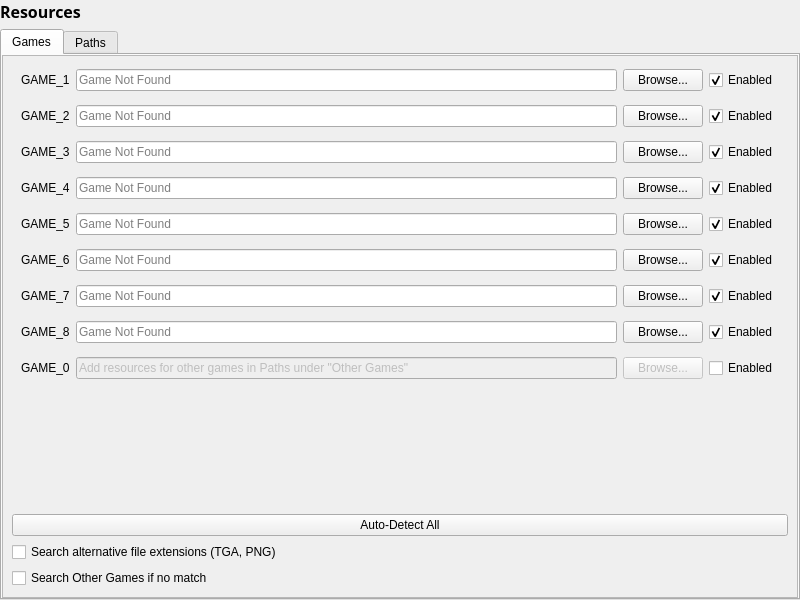
<?xml version="1.0" encoding="UTF-8"?>
<ui version="4.0">
 <class>SettingsResources</class>
 <widget class="QWidget" name="SettingsResources">
  <property name="geometry">
   <rect>
    <x>0</x>
    <y>0</y>
    <width>800</width>
    <height>600</height>
   </rect>
  </property>
  <property name="sizePolicy">
   <sizepolicy hsizetype="MinimumExpanding" vsizetype="MinimumExpanding">
    <horstretch>0</horstretch>
    <verstretch>0</verstretch>
   </sizepolicy>
  </property>
  <property name="windowTitle">
   <string>Form</string>
  </property>
  <layout class="QVBoxLayout" name="verticalLayout_4">
   <property name="leftMargin">
    <number>0</number>
   </property>
   <property name="topMargin">
    <number>0</number>
   </property>
   <property name="rightMargin">
    <number>0</number>
   </property>
   <property name="bottomMargin">
    <number>0</number>
   </property>
   <item>
    <widget class="QLabel" name="name">
     <property name="font">
      <font>
       <family>Segoe UI Semibold</family>
       <pointsize>12</pointsize>
       <bold>true</bold>
      </font>
     </property>
     <property name="text">
      <string>Resources</string>
     </property>
    </widget>
   </item>
   <item>
    <widget class="QTabWidget" name="resources">
     <property name="sizePolicy">
      <sizepolicy hsizetype="Expanding" vsizetype="Expanding">
       <horstretch>0</horstretch>
       <verstretch>0</verstretch>
      </sizepolicy>
     </property>
     <property name="currentIndex">
      <number>0</number>
     </property>
     <widget class="QWidget" name="resourcesGames">
      <attribute name="title">
       <string>Games</string>
      </attribute>
      <layout class="QVBoxLayout" name="verticalLayout">
       <property name="spacing">
        <number>0</number>
       </property>
       <property name="leftMargin">
        <number>0</number>
       </property>
       <property name="topMargin">
        <number>0</number>
       </property>
       <property name="rightMargin">
        <number>0</number>
       </property>
       <property name="bottomMargin">
        <number>0</number>
       </property>
       <item>
        <widget class="QScrollArea" name="scrollArea">
         <property name="widgetResizable">
          <bool>true</bool>
         </property>
         <widget class="QWidget" name="scrollAreaWidgetContents">
          <property name="geometry">
           <rect>
            <x>0</x>
            <y>0</y>
            <width>792</width>
            <height>541</height>
           </rect>
          </property>
          <layout class="QVBoxLayout" name="verticalLayout_7">
           <item>
            <widget class="QFrame" name="frameGame1">
             <property name="sizePolicy">
              <sizepolicy hsizetype="Preferred" vsizetype="Maximum">
               <horstretch>0</horstretch>
               <verstretch>0</verstretch>
              </sizepolicy>
             </property>
             <property name="frameShape">
              <enum>QFrame::NoFrame</enum>
             </property>
             <property name="frameShadow">
              <enum>QFrame::Plain</enum>
             </property>
             <layout class="QHBoxLayout" name="horizontalLayout_3">
              <property name="topMargin">
               <number>4</number>
              </property>
              <property name="bottomMargin">
               <number>4</number>
              </property>
              <item>
               <widget class="QLabel" name="lblGame1">
                <property name="sizePolicy">
                 <sizepolicy hsizetype="Maximum" vsizetype="Preferred">
                  <horstretch>0</horstretch>
                  <verstretch>0</verstretch>
                 </sizepolicy>
                </property>
                <property name="text">
                 <string>GAME_1</string>
                </property>
                <property name="buddy">
                 <cstring>edtGame1</cstring>
                </property>
               </widget>
              </item>
              <item>
               <widget class="QLineEdit" name="edtGame1">
                <property name="sizePolicy">
                 <sizepolicy hsizetype="Expanding" vsizetype="Fixed">
                  <horstretch>0</horstretch>
                  <verstretch>0</verstretch>
                 </sizepolicy>
                </property>
                <property name="readOnly">
                 <bool>true</bool>
                </property>
                <property name="placeholderText">
                 <string>Game Not Found</string>
                </property>
               </widget>
              </item>
              <item>
               <widget class="QPushButton" name="btnBrowse1">
                <property name="sizePolicy">
                 <sizepolicy hsizetype="Maximum" vsizetype="Fixed">
                  <horstretch>0</horstretch>
                  <verstretch>0</verstretch>
                 </sizepolicy>
                </property>
                <property name="text">
                 <string>Browse...</string>
                </property>
               </widget>
              </item>
              <item>
               <widget class="QCheckBox" name="chkGame1">
                <property name="text">
                 <string>Enabled</string>
                </property>
                <property name="checked">
                 <bool>true</bool>
                </property>
               </widget>
              </item>
             </layout>
            </widget>
           </item>
           <item>
            <widget class="QFrame" name="frameGame2">
             <property name="sizePolicy">
              <sizepolicy hsizetype="Preferred" vsizetype="Maximum">
               <horstretch>0</horstretch>
               <verstretch>0</verstretch>
              </sizepolicy>
             </property>
             <property name="frameShape">
              <enum>QFrame::NoFrame</enum>
             </property>
             <property name="frameShadow">
              <enum>QFrame::Plain</enum>
             </property>
             <layout class="QHBoxLayout" name="horizontalLayout_4">
              <property name="topMargin">
               <number>4</number>
              </property>
              <property name="bottomMargin">
               <number>4</number>
              </property>
              <item>
               <widget class="QLabel" name="lblGame2">
                <property name="sizePolicy">
                 <sizepolicy hsizetype="Maximum" vsizetype="Preferred">
                  <horstretch>0</horstretch>
                  <verstretch>0</verstretch>
                 </sizepolicy>
                </property>
                <property name="text">
                 <string>GAME_2</string>
                </property>
                <property name="buddy">
                 <cstring>edtGame2</cstring>
                </property>
               </widget>
              </item>
              <item>
               <widget class="QLineEdit" name="edtGame2">
                <property name="sizePolicy">
                 <sizepolicy hsizetype="Expanding" vsizetype="Fixed">
                  <horstretch>0</horstretch>
                  <verstretch>0</verstretch>
                 </sizepolicy>
                </property>
                <property name="readOnly">
                 <bool>true</bool>
                </property>
                <property name="placeholderText">
                 <string>Game Not Found</string>
                </property>
               </widget>
              </item>
              <item>
               <widget class="QPushButton" name="btnBrowse2">
                <property name="sizePolicy">
                 <sizepolicy hsizetype="Maximum" vsizetype="Fixed">
                  <horstretch>0</horstretch>
                  <verstretch>0</verstretch>
                 </sizepolicy>
                </property>
                <property name="text">
                 <string>Browse...</string>
                </property>
               </widget>
              </item>
              <item>
               <widget class="QCheckBox" name="chkGame2">
                <property name="text">
                 <string>Enabled</string>
                </property>
                <property name="checked">
                 <bool>true</bool>
                </property>
               </widget>
              </item>
             </layout>
            </widget>
           </item>
           <item>
            <widget class="QFrame" name="frameGame3">
             <property name="sizePolicy">
              <sizepolicy hsizetype="Preferred" vsizetype="Maximum">
               <horstretch>0</horstretch>
               <verstretch>0</verstretch>
              </sizepolicy>
             </property>
             <property name="frameShape">
              <enum>QFrame::NoFrame</enum>
             </property>
             <property name="frameShadow">
              <enum>QFrame::Plain</enum>
             </property>
             <layout class="QHBoxLayout" name="horizontalLayout_5">
              <property name="topMargin">
               <number>4</number>
              </property>
              <property name="bottomMargin">
               <number>4</number>
              </property>
              <item>
               <widget class="QLabel" name="lblGame3">
                <property name="sizePolicy">
                 <sizepolicy hsizetype="Maximum" vsizetype="Preferred">
                  <horstretch>0</horstretch>
                  <verstretch>0</verstretch>
                 </sizepolicy>
                </property>
                <property name="text">
                 <string>GAME_3</string>
                </property>
                <property name="buddy">
                 <cstring>edtGame3</cstring>
                </property>
               </widget>
              </item>
              <item>
               <widget class="QLineEdit" name="edtGame3">
                <property name="sizePolicy">
                 <sizepolicy hsizetype="Expanding" vsizetype="Fixed">
                  <horstretch>0</horstretch>
                  <verstretch>0</verstretch>
                 </sizepolicy>
                </property>
                <property name="readOnly">
                 <bool>true</bool>
                </property>
                <property name="placeholderText">
                 <string>Game Not Found</string>
                </property>
               </widget>
              </item>
              <item>
               <widget class="QPushButton" name="btnBrowse3">
                <property name="sizePolicy">
                 <sizepolicy hsizetype="Maximum" vsizetype="Fixed">
                  <horstretch>0</horstretch>
                  <verstretch>0</verstretch>
                 </sizepolicy>
                </property>
                <property name="text">
                 <string>Browse...</string>
                </property>
               </widget>
              </item>
              <item>
               <widget class="QCheckBox" name="chkGame3">
                <property name="text">
                 <string>Enabled</string>
                </property>
                <property name="checked">
                 <bool>true</bool>
                </property>
               </widget>
              </item>
             </layout>
            </widget>
           </item>
           <item>
            <widget class="QFrame" name="frameGame4">
             <property name="sizePolicy">
              <sizepolicy hsizetype="Preferred" vsizetype="Maximum">
               <horstretch>0</horstretch>
               <verstretch>0</verstretch>
              </sizepolicy>
             </property>
             <property name="frameShape">
              <enum>QFrame::NoFrame</enum>
             </property>
             <property name="frameShadow">
              <enum>QFrame::Plain</enum>
             </property>
             <layout class="QHBoxLayout" name="horizontalLayout_6">
              <property name="topMargin">
               <number>4</number>
              </property>
              <property name="bottomMargin">
               <number>4</number>
              </property>
              <item>
               <widget class="QLabel" name="lblGame4">
                <property name="sizePolicy">
                 <sizepolicy hsizetype="Maximum" vsizetype="Preferred">
                  <horstretch>0</horstretch>
                  <verstretch>0</verstretch>
                 </sizepolicy>
                </property>
                <property name="text">
                 <string>GAME_4</string>
                </property>
                <property name="buddy">
                 <cstring>edtGame4</cstring>
                </property>
               </widget>
              </item>
              <item>
               <widget class="QLineEdit" name="edtGame4">
                <property name="sizePolicy">
                 <sizepolicy hsizetype="Expanding" vsizetype="Fixed">
                  <horstretch>0</horstretch>
                  <verstretch>0</verstretch>
                 </sizepolicy>
                </property>
                <property name="readOnly">
                 <bool>true</bool>
                </property>
                <property name="placeholderText">
                 <string>Game Not Found</string>
                </property>
               </widget>
              </item>
              <item>
               <widget class="QPushButton" name="btnBrowse4">
                <property name="sizePolicy">
                 <sizepolicy hsizetype="Maximum" vsizetype="Fixed">
                  <horstretch>0</horstretch>
                  <verstretch>0</verstretch>
                 </sizepolicy>
                </property>
                <property name="text">
                 <string>Browse...</string>
                </property>
               </widget>
              </item>
              <item>
               <widget class="QCheckBox" name="chkGame4">
                <property name="text">
                 <string>Enabled</string>
                </property>
                <property name="checked">
                 <bool>true</bool>
                </property>
               </widget>
              </item>
             </layout>
            </widget>
           </item>
           <item>
            <widget class="QFrame" name="frameGame5">
             <property name="sizePolicy">
              <sizepolicy hsizetype="Preferred" vsizetype="Maximum">
               <horstretch>0</horstretch>
               <verstretch>0</verstretch>
              </sizepolicy>
             </property>
             <property name="frameShape">
              <enum>QFrame::NoFrame</enum>
             </property>
             <property name="frameShadow">
              <enum>QFrame::Plain</enum>
             </property>
             <layout class="QHBoxLayout" name="horizontalLayout_7">
              <property name="topMargin">
               <number>4</number>
              </property>
              <property name="bottomMargin">
               <number>4</number>
              </property>
              <item>
               <widget class="QLabel" name="lblGame5">
                <property name="sizePolicy">
                 <sizepolicy hsizetype="Maximum" vsizetype="Preferred">
                  <horstretch>0</horstretch>
                  <verstretch>0</verstretch>
                 </sizepolicy>
                </property>
                <property name="text">
                 <string>GAME_5</string>
                </property>
                <property name="buddy">
                 <cstring>edtGame5</cstring>
                </property>
               </widget>
              </item>
              <item>
               <widget class="QLineEdit" name="edtGame5">
                <property name="sizePolicy">
                 <sizepolicy hsizetype="Expanding" vsizetype="Fixed">
                  <horstretch>0</horstretch>
                  <verstretch>0</verstretch>
                 </sizepolicy>
                </property>
                <property name="readOnly">
                 <bool>true</bool>
                </property>
                <property name="placeholderText">
                 <string>Game Not Found</string>
                </property>
               </widget>
              </item>
              <item>
               <widget class="QPushButton" name="btnBrowse5">
                <property name="sizePolicy">
                 <sizepolicy hsizetype="Maximum" vsizetype="Fixed">
                  <horstretch>0</horstretch>
                  <verstretch>0</verstretch>
                 </sizepolicy>
                </property>
                <property name="text">
                 <string>Browse...</string>
                </property>
               </widget>
              </item>
              <item>
               <widget class="QCheckBox" name="chkGame5">
                <property name="text">
                 <string>Enabled</string>
                </property>
                <property name="checked">
                 <bool>true</bool>
                </property>
               </widget>
              </item>
             </layout>
            </widget>
           </item>
           <item>
            <widget class="QFrame" name="frameGame6">
             <property name="sizePolicy">
              <sizepolicy hsizetype="Preferred" vsizetype="Maximum">
               <horstretch>0</horstretch>
               <verstretch>0</verstretch>
              </sizepolicy>
             </property>
             <property name="frameShape">
              <enum>QFrame::NoFrame</enum>
             </property>
             <property name="frameShadow">
              <enum>QFrame::Plain</enum>
             </property>
             <layout class="QHBoxLayout" name="horizontalLayout_8">
              <property name="topMargin">
               <number>4</number>
              </property>
              <property name="bottomMargin">
               <number>4</number>
              </property>
              <item>
               <widget class="QLabel" name="lblGame6">
                <property name="sizePolicy">
                 <sizepolicy hsizetype="Maximum" vsizetype="Preferred">
                  <horstretch>0</horstretch>
                  <verstretch>0</verstretch>
                 </sizepolicy>
                </property>
                <property name="text">
                 <string>GAME_6</string>
                </property>
                <property name="buddy">
                 <cstring>edtGame6</cstring>
                </property>
               </widget>
              </item>
              <item>
               <widget class="QLineEdit" name="edtGame6">
                <property name="sizePolicy">
                 <sizepolicy hsizetype="Expanding" vsizetype="Fixed">
                  <horstretch>0</horstretch>
                  <verstretch>0</verstretch>
                 </sizepolicy>
                </property>
                <property name="readOnly">
                 <bool>true</bool>
                </property>
                <property name="placeholderText">
                 <string>Game Not Found</string>
                </property>
               </widget>
              </item>
              <item>
               <widget class="QPushButton" name="btnBrowse6">
                <property name="sizePolicy">
                 <sizepolicy hsizetype="Maximum" vsizetype="Fixed">
                  <horstretch>0</horstretch>
                  <verstretch>0</verstretch>
                 </sizepolicy>
                </property>
                <property name="text">
                 <string>Browse...</string>
                </property>
               </widget>
              </item>
              <item>
               <widget class="QCheckBox" name="chkGame6">
                <property name="text">
                 <string>Enabled</string>
                </property>
                <property name="checked">
                 <bool>true</bool>
                </property>
               </widget>
              </item>
             </layout>
            </widget>
           </item>
           <item>
            <widget class="QFrame" name="frameGame7">
             <property name="sizePolicy">
              <sizepolicy hsizetype="Preferred" vsizetype="Maximum">
               <horstretch>0</horstretch>
               <verstretch>0</verstretch>
              </sizepolicy>
             </property>
             <property name="frameShape">
              <enum>QFrame::NoFrame</enum>
             </property>
             <property name="frameShadow">
              <enum>QFrame::Plain</enum>
             </property>
             <layout class="QHBoxLayout" name="horizontalLayout_9">
              <property name="topMargin">
               <number>4</number>
              </property>
              <property name="bottomMargin">
               <number>4</number>
              </property>
              <item>
               <widget class="QLabel" name="lblGame7">
                <property name="sizePolicy">
                 <sizepolicy hsizetype="Maximum" vsizetype="Preferred">
                  <horstretch>0</horstretch>
                  <verstretch>0</verstretch>
                 </sizepolicy>
                </property>
                <property name="text">
                 <string>GAME_7</string>
                </property>
                <property name="buddy">
                 <cstring>edtGame7</cstring>
                </property>
               </widget>
              </item>
              <item>
               <widget class="QLineEdit" name="edtGame7">
                <property name="sizePolicy">
                 <sizepolicy hsizetype="Expanding" vsizetype="Fixed">
                  <horstretch>0</horstretch>
                  <verstretch>0</verstretch>
                 </sizepolicy>
                </property>
                <property name="readOnly">
                 <bool>true</bool>
                </property>
                <property name="placeholderText">
                 <string>Game Not Found</string>
                </property>
               </widget>
              </item>
              <item>
               <widget class="QPushButton" name="btnBrowse7">
                <property name="sizePolicy">
                 <sizepolicy hsizetype="Maximum" vsizetype="Fixed">
                  <horstretch>0</horstretch>
                  <verstretch>0</verstretch>
                 </sizepolicy>
                </property>
                <property name="text">
                 <string>Browse...</string>
                </property>
               </widget>
              </item>
              <item>
               <widget class="QCheckBox" name="chkGame7">
                <property name="text">
                 <string>Enabled</string>
                </property>
                <property name="checked">
                 <bool>true</bool>
                </property>
               </widget>
              </item>
             </layout>
            </widget>
           </item>
           <item>
            <widget class="QFrame" name="frameGame8">
             <property name="sizePolicy">
              <sizepolicy hsizetype="Preferred" vsizetype="Maximum">
               <horstretch>0</horstretch>
               <verstretch>0</verstretch>
              </sizepolicy>
             </property>
             <property name="frameShape">
              <enum>QFrame::NoFrame</enum>
             </property>
             <property name="frameShadow">
              <enum>QFrame::Plain</enum>
             </property>
             <layout class="QHBoxLayout" name="horizontalLayout_10">
              <property name="topMargin">
               <number>4</number>
              </property>
              <property name="bottomMargin">
               <number>4</number>
              </property>
              <item>
               <widget class="QLabel" name="lblGame8">
                <property name="sizePolicy">
                 <sizepolicy hsizetype="Maximum" vsizetype="Preferred">
                  <horstretch>0</horstretch>
                  <verstretch>0</verstretch>
                 </sizepolicy>
                </property>
                <property name="text">
                 <string>GAME_8</string>
                </property>
                <property name="buddy">
                 <cstring>edtGame8</cstring>
                </property>
               </widget>
              </item>
              <item>
               <widget class="QLineEdit" name="edtGame8">
                <property name="sizePolicy">
                 <sizepolicy hsizetype="Expanding" vsizetype="Fixed">
                  <horstretch>0</horstretch>
                  <verstretch>0</verstretch>
                 </sizepolicy>
                </property>
                <property name="readOnly">
                 <bool>true</bool>
                </property>
                <property name="placeholderText">
                 <string>Game Not Found</string>
                </property>
               </widget>
              </item>
              <item>
               <widget class="QPushButton" name="btnBrowse8">
                <property name="sizePolicy">
                 <sizepolicy hsizetype="Maximum" vsizetype="Fixed">
                  <horstretch>0</horstretch>
                  <verstretch>0</verstretch>
                 </sizepolicy>
                </property>
                <property name="text">
                 <string>Browse...</string>
                </property>
               </widget>
              </item>
              <item>
               <widget class="QCheckBox" name="chkGame8">
                <property name="text">
                 <string>Enabled</string>
                </property>
                <property name="checked">
                 <bool>true</bool>
                </property>
               </widget>
              </item>
             </layout>
            </widget>
           </item>
           <item>
            <widget class="QFrame" name="frameGame0">
             <property name="sizePolicy">
              <sizepolicy hsizetype="Preferred" vsizetype="Maximum">
               <horstretch>0</horstretch>
               <verstretch>0</verstretch>
              </sizepolicy>
             </property>
             <property name="frameShape">
              <enum>QFrame::NoFrame</enum>
             </property>
             <property name="frameShadow">
              <enum>QFrame::Plain</enum>
             </property>
             <layout class="QHBoxLayout" name="horizontalLayout_11">
              <property name="topMargin">
               <number>4</number>
              </property>
              <property name="bottomMargin">
               <number>4</number>
              </property>
              <item>
               <widget class="QLabel" name="lblGame0">
                <property name="sizePolicy">
                 <sizepolicy hsizetype="Maximum" vsizetype="Preferred">
                  <horstretch>0</horstretch>
                  <verstretch>0</verstretch>
                 </sizepolicy>
                </property>
                <property name="text">
                 <string>GAME_0</string>
                </property>
                <property name="buddy">
                 <cstring>edtGame0</cstring>
                </property>
               </widget>
              </item>
              <item>
               <widget class="QLineEdit" name="edtGame0">
                <property name="enabled">
                 <bool>false</bool>
                </property>
                <property name="sizePolicy">
                 <sizepolicy hsizetype="Expanding" vsizetype="Fixed">
                  <horstretch>0</horstretch>
                  <verstretch>0</verstretch>
                 </sizepolicy>
                </property>
                <property name="text">
                 <string>Add resources for other games in Paths under &quot;Other Games&quot;</string>
                </property>
                <property name="placeholderText">
                 <string/>
                </property>
               </widget>
              </item>
              <item>
               <widget class="QPushButton" name="btnBrowse0">
                <property name="enabled">
                 <bool>false</bool>
                </property>
                <property name="sizePolicy">
                 <sizepolicy hsizetype="Maximum" vsizetype="Fixed">
                  <horstretch>0</horstretch>
                  <verstretch>0</verstretch>
                 </sizepolicy>
                </property>
                <property name="text">
                 <string>Browse...</string>
                </property>
               </widget>
              </item>
              <item>
               <widget class="QCheckBox" name="chkGame0">
                <property name="text">
                 <string>Enabled</string>
                </property>
               </widget>
              </item>
             </layout>
            </widget>
           </item>
           <item>
            <spacer name="verticalSpacer_3">
             <property name="orientation">
              <enum>Qt::Vertical</enum>
             </property>
             <property name="sizeHint" stdset="0">
              <size>
               <width>0</width>
               <height>0</height>
              </size>
             </property>
            </spacer>
           </item>
           <item>
            <widget class="QPushButton" name="btnAutoDetectGames">
             <property name="sizePolicy">
              <sizepolicy hsizetype="Preferred" vsizetype="Fixed">
               <horstretch>0</horstretch>
               <verstretch>0</verstretch>
              </sizepolicy>
             </property>
             <property name="text">
              <string>Auto-Detect All</string>
             </property>
            </widget>
           </item>
           <item>
            <widget class="QCheckBox" name="chkAlternateExt">
             <property name="text">
              <string>Search alternative file extensions (TGA, PNG)</string>
             </property>
            </widget>
           </item>
           <item>
            <widget class="QCheckBox" name="chkOtherGamesFallback">
             <property name="text">
              <string>Search Other Games if no match</string>
             </property>
            </widget>
           </item>
          </layout>
         </widget>
        </widget>
       </item>
      </layout>
     </widget>
     <widget class="QWidget" name="resourcesPaths">
      <attribute name="title">
       <string>Paths</string>
      </attribute>
      <layout class="QVBoxLayout" name="verticalLayout_2">
       <item>
        <widget class="QFrame" name="frame">
         <layout class="QHBoxLayout" name="horizontalLayout">
          <property name="leftMargin">
           <number>0</number>
          </property>
          <property name="rightMargin">
           <number>0</number>
          </property>
          <property name="bottomMargin">
           <number>0</number>
          </property>
          <item>
           <widget class="QListWidget" name="foldersGameList">
            <property name="maximumSize">
             <size>
              <width>160</width>
              <height>16777215</height>
             </size>
            </property>
            <item>
             <property name="text">
              <string>GAME_1</string>
             </property>
            </item>
            <item>
             <property name="text">
              <string>GAME_2</string>
             </property>
            </item>
            <item>
             <property name="text">
              <string>GAME_3</string>
             </property>
            </item>
            <item>
             <property name="text">
              <string>GAME_4</string>
             </property>
            </item>
            <item>
             <property name="text">
              <string>GAME_5</string>
             </property>
            </item>
            <item>
             <property name="text">
              <string>GAME_6</string>
             </property>
            </item>
            <item>
             <property name="text">
              <string>GAME_7</string>
             </property>
            </item>
            <item>
             <property name="text">
              <string>GAME_8</string>
             </property>
            </item>
            <item>
             <property name="text">
              <string>GAME_0</string>
             </property>
            </item>
           </widget>
          </item>
          <item>
           <widget class="QListView" name="foldersList"/>
          </item>
          <item alignment="Qt::AlignTop">
           <widget class="QFrame" name="frame_2">
            <property name="styleSheet">
             <string notr="true">QPushButton { padding: 5px 10px; }</string>
            </property>
            <layout class="QVBoxLayout" name="verticalLayout_3">
             <property name="leftMargin">
              <number>0</number>
             </property>
             <property name="topMargin">
              <number>0</number>
             </property>
             <property name="rightMargin">
              <number>0</number>
             </property>
             <property name="bottomMargin">
              <number>0</number>
             </property>
             <item>
              <widget class="QPushButton" name="btnFolderAdd">
               <property name="text">
                <string>Add Folder</string>
               </property>
              </widget>
             </item>
             <item>
              <widget class="QPushButton" name="btnArchiveAdd">
               <property name="text">
                <string>Add Archive or File</string>
               </property>
              </widget>
             </item>
             <item>
              <widget class="QPushButton" name="btnFolderRemove">
               <property name="text">
                <string>Remove Path</string>
               </property>
              </widget>
             </item>
             <item>
              <widget class="QPushButton" name="btnFolderUp">
               <property name="text">
                <string>Move Up</string>
               </property>
              </widget>
             </item>
             <item>
              <widget class="QPushButton" name="btnFolderDown">
               <property name="text">
                <string>Move Down</string>
               </property>
              </widget>
             </item>
             <item>
              <spacer name="verticalSpacer">
               <property name="orientation">
                <enum>Qt::Vertical</enum>
               </property>
               <property name="sizeHint" stdset="0">
                <size>
                 <width>20</width>
                 <height>20</height>
                </size>
               </property>
              </spacer>
             </item>
             <item>
              <widget class="QPushButton" name="btnFolderAutoDetect">
               <property name="text">
                <string>Auto Detect
Game Paths</string>
               </property>
              </widget>
             </item>
            </layout>
           </widget>
          </item>
         </layout>
        </widget>
       </item>
      </layout>
     </widget>
    </widget>
   </item>
  </layout>
 </widget>
 <resources/>
 <connections/>
</ui>
